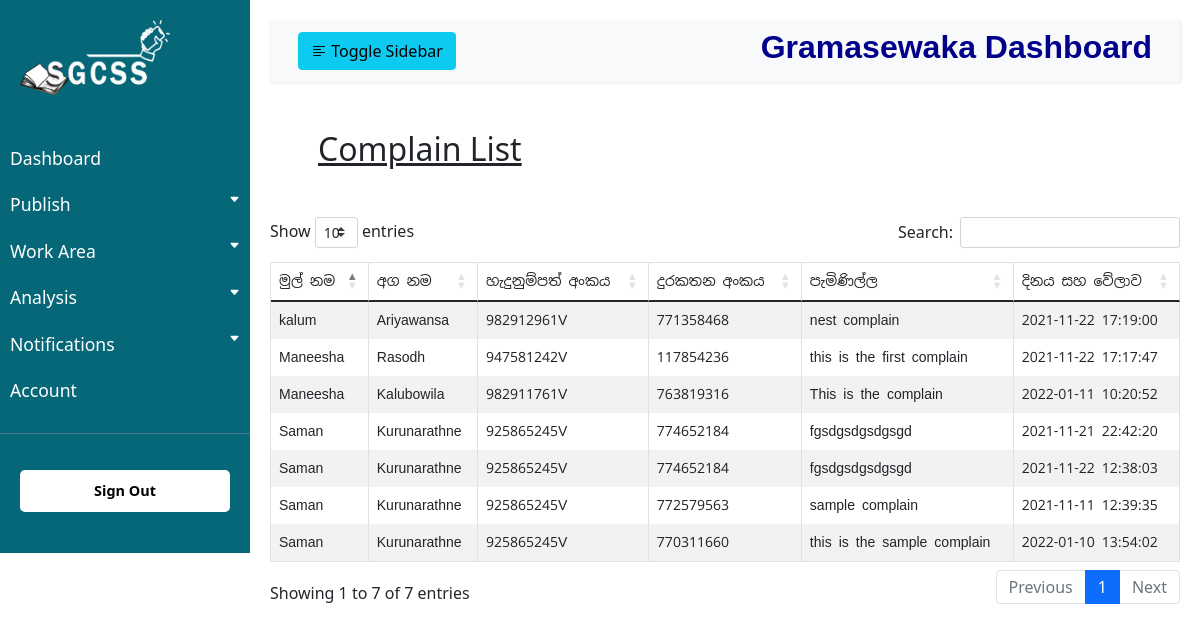
The page /gaccount/notification/complain.php (signed in) on the database its author committed.
### tables this page shows
CREATE TABLE IF NOT EXISTS `complain` (
  `comp_id` int(11) NOT NULL AUTO_INCREMENT,
  `user_id` int(11) NOT NULL,
  `phone` int(10) NOT NULL,
  `complain_text` varchar(350) NOT NULL,
  `date` timestamp NOT NULL DEFAULT CURRENT_TIMESTAMP,
  PRIMARY KEY (`comp_id`),
  KEY `user_id` (`user_id`)
);

CREATE TABLE IF NOT EXISTS `user` (
  `u_id` int(11) NOT NULL AUTO_INCREMENT,
  `first_name` varchar(100) NOT NULL,
  `last_name` varchar(150) NOT NULL,
  `gender` varchar(10) NOT NULL,
  `address` varchar(350) NOT NULL,
  `nic` varchar(12) NOT NULL,
  `phone` varchar(10) NOT NULL,
  `email` varchar(320) NOT NULL,
  `password` varchar(40) NOT NULL,
  `user_type` varchar(50) NOT NULL DEFAULT 'user',
  `status` char(7) NOT NULL DEFAULT 'disable',
  `date` timestamp NOT NULL DEFAULT CURRENT_TIMESTAMP,
  PRIMARY KEY (`u_id`)
);

### gaccount/notification/complain.php (the view, shortened to what this page needs)
<?php
    include("../connection/db_connection.php");
?>
<!DOCTYPE html>
<html lang="en">
<head>
    <link rel="stylesheet" href="../css/style.css">
    <link rel="stylesheet" href="https://cdnjs.cloudflare.com/ajax/libs/twitter-bootstrap/4.5.2/css/bootstrap.css">
    <link rel="stylesheet" href="https://cdn.jsdelivr.net/npm/bootstrap@5.0.2/dist/css/bootstrap.min.css">
    <link rel="stylesheet" href="https://cdn.datatables.net/1.11.0/css/dataTables.bootstrap4.min.css">
    <link rel="stylesheet" href="https://cdn.jsdelivr.net/npm/bootstrap-icons@1.5.0/font/bootstrap-icons.css">
</head>
<body>
<div class="wrapper">
        <nav id="sidebar">
            <div class="sidebar-header">
                <img src="../asset/Logo.png" alt="Logo" width="150px" height="75px">
            </div>
            <ul class="list-unstyled components">
                <li>
                    <a href="../gdashboard.php">Dashboard</a>
                </li>
                <li>
                    <a href="#homeSubmenu" data-bs-toggle="collapse" aria-expanded="false" class="dropdown-toggle">Publish<i class="bi bi-caret-down-fill bi-lg first"></i></a>
                </li>
                <li>
                    <a href="#workArea" data-bs-toggle="collapse" aria-expanded="false" class="dropdown-toggle">Work Area <i class="bi bi-caret-down-fill bi-lg first"></i></a>
                </li>
                <li>
                    <a href="#analysis" data-bs-toggle="collapse" aria-expanded="false" class="dropdown-toggle">Analysis <i class="bi bi-caret-down-fill bi-lg first"></i></a>
                </li>
                <li>
                    <a href="#notification" data-bs-toggle="collapse"  aria-expanded="false" class="dropdown-toggle">Notifications <i class="bi bi-caret-down-fill bi-lg first"></i></a>
                </li>
                <li>
                    <a href="../account.php">Account</a>
                </li>
            </ul>
            <ul class="list-unstyled CTAs">
                <li>
                    <a href="../../signout.php" class="signout">Sign Out</a>
                </li>
            </ul>
        </nav>
        <div id="content">
            <nav class="navbar navbar-expand-lg navbar-light bg-light">
                <div class="container-fluid">
                    <button type="button" id="sidebarCollapse" class="btn btn-info">
                    <i class="bi bi-text-left bi-bold"></i>
                        <span>Toggle Sidebar</span>
                    </button>
                    <div class="dashboard-name">
                        <h2 class="dashboard-header">Gramasewaka Dashboard</h2>
                    </div>
                </div>
            </nav>
            <div class="table-name">
                    <h3 class="table-name-header m-5"><u>Complain List</u></h3>
            </div>
            <div class="row my-5">
                <table class="table table-striped table-responsive-md table-bordered my-5" id="complainTable">
                    <thead>
                        <tr>
                            <th class="sinhala-font">මුල් නම</th>
                            <th class="sinhala-font">අග නම</th>
                            <th class="sinhala-font">හැදුනුම්පත් අංකය</th>
                            <th class="sinhala-font">දුරකතන අංකය</th>
                            <th class="sinhala-font">පැමිණිල්ල</th>
                            <th class="sinhala-font">දිනය සහ වේලාව</th>
                        </tr>
                    </thead>
                    <tbody>
                    <?php
                        $compIdSql = "SELECT comp_id FROM complain, user WHERE user.u_id = complain.user_id";
                        $resultSql= mysqli_query($conn, $compIdSql);
                        if(mysqli_num_rows($resultSql)>0){
                            while($row = mysqli_fetch_assoc($resultSql)){
                                $compId = $row['comp_id'];
                                $comSql = "SELECT user.first_name, user.last_name, user.nic, complain.phone, complain.complain_text, complain.date FROM complain, user WHERE user.u_id = complain.user_id AND complain.comp_id='".$compId."'";
                                $checkSql = mysqli_query($conn, $comSql);
                                $getData = mysqli_fetch_assoc($checkSql);
                                $firstname = $getData['first_name'];
                                $lastname = $getData['last_name'];
                                $nic = $getData['nic'];
                                $phone = $getData['phone'];
                                $text= $getData['complain_text'];
                                $date= $getData['date'];
                                echo '
                                <tr>
                                    <td class="sinhala-font" name="fname" id="fname">'.$firstname.'</td>
                                    <td class="sinhala-font" name="lname" id="lname">'.$lastname.'</td>
                                    <td class="sinhala-font" name="nic" id="nic">'.$nic.'</td>
                                    <td class="sinhala-font" name="phone" id="phone">'.$phone.'</td>
                                    <td class="sinhala-font" name="complain" id="complain">'.$text.'</td>
                                    <td class="sinhala-font" name="dateTime" id="dateTime">'.$date.'</td>
                                </tr>
                                ';
                            }
                        }
                    ?>
                    </tbody>
                </table>
            </div>
        </div>
    </div>
</body>
</html>

### gaccount/css/style.css (style rules this page uses)
body { font-family: 'Poppins', sans-serif; background: #fafafa; }
ul li a i.first { position: inherit; text-align: right; float: right; font-size: 11px; }
a, a:hover, a:focus { color: inherit; text-decoration: none; transition: all 0.6s; }
.navbar { padding: 15px 10px; background: #fff; border: none; border-radius: 0; margin-bottom: 40px; box-shadow: 1px 1px 3px rgba(0, 0, 0, 0.1); }
.wrapper { display: flex; width: 100%; align-items: stretch; }
#sidebar { min-width: 250px; max-width: 250px; min-height: fit-content; max-height: fit-content; background: #066778 ; color: #fff; transition: all 0.3s; }
#sidebar .sidebar-header { padding: 20px; background: #066778 ; }
#sidebar ul.components { padding: 20px 0; border-bottom: 1px solid #47748b; }
#sidebar ul li a { color: #fff; padding: 10px; font-size: 1.1em; display: block; text-decoration: none; }
.dropdown-toggle::after { display: block; position: absolute; top: 50%; right: 20px; transform: translateY(-50%); }
ul.CTAs { padding: 20px; }
ul.CTAs a { text-align: center; font-size: 0.9em !important; display: block; border-radius: 5px; margin-bottom: 5px; }
.dashboard-name .dashboard-header { font-weight: bold; font-family: Arial, Helvetica, sans-serif; color:darkblue; }
#sidebar ul li a.signout { background: #fff; color: #000; font-weight: bold; }
i.bi-text-left { font-weight: 700; color: black; }
#content { width: 100%; padding: 20px; min-height: 100vh; transition: all 0.3s; }
.sinhala-font { font-family: 'Noto Sans Sinhala', sans-serif; font-size: 14px; font-weight: normal; }
.table-name-header { font-size: 32px; }

### rows shown on the page
complain: user.first_name "Saman", user.last_name "Kurunarathne", user.nic "925865245V", phone "774652184", complain_text "fgsdgsdgsdgsgd", date "2021-11-21 22:42:20"
complain: user.first_name "Saman", user.last_name "Kurunarathne", user.nic "925865245V", phone "774652184", complain_text "fgsdgsdgsdgsgd", date "2021-11-22 12:38:03"
complain: user.first_name "Saman", user.last_name "Kurunarathne", user.nic "925865245V", phone "772579563", complain_text "sample complain", date "2021-11-11 12:39:35"
complain: user.first_name "Saman", user.last_name "Kurunarathne", user.nic "925865245V", phone "770311660", complain_text "this is the sample complain", date "2022-01-10 13:54:02"
complain: user.first_name "kalum", user.last_name "Ariyawansa", user.nic "982912961V", phone "771358468", complain_text "nest complain", date "2021-11-22 17:19:00"
complain: user.first_name "Maneesha", user.last_name "Rasodh", user.nic "947581242V", phone "117854236", complain_text "this is the first complain", date "2021-11-22 17:17:47"
complain: user.first_name "Maneesha", user.last_name "Kalubowila", user.nic "982911761V", phone "763819316", complain_text "This is the complain", date "2022-01-11 10:20:52"
